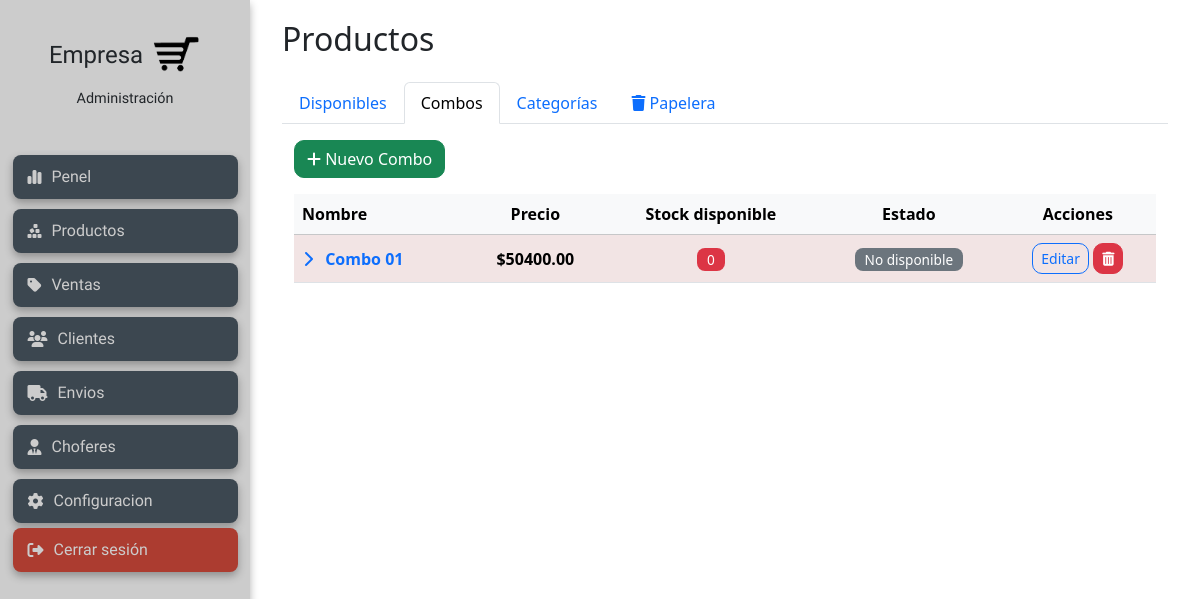
The app's page /products/combos/ (signed in) with its own data.
### products/models.py (models this page shows, shortened)
class Combo(models.Model):
    name = models.CharField(max_length=255)
    description = models.TextField(blank=True, null=True)
    special_price = models.DecimalField(max_digits=10, decimal_places=2, blank=True, null=True)
    available = models.BooleanField(default=True)
    created_at = models.DateTimeField(auto_now_add=True)
    def calculated_price(self):
        total = sum(item.product.price * item.quantity for item in self.items.all())
        return self.special_price if self.special_price else total
    def max_available_stock(self):
        stocks = []
        for item in self.items.all():
            if item.product.stock is None:
                continue
            if item.product.stock == 0:
                return 0
            stocks.append(item.product.stock // item.quantity)
        return min(stocks) if stocks else 0
    @property
    def is_available(self):
        return self.available and self.max_available_stock() > 0

class ComboItem(models.Model):
    combo = models.ForeignKey(Combo, related_name="items", on_delete=models.CASCADE)
    product = models.ForeignKey(Product, on_delete=models.CASCADE)
    quantity = models.PositiveIntegerField(default=1)

class Product(models.Model):
    code = models.CharField(max_length=50, unique=True, verbose_name="Código del Producto", blank=True, null=True)
    name = models.CharField(max_length=200, verbose_name="Nombre")
    description = models.TextField(blank=True, verbose_name="Descripción")
    category = models.ForeignKey(
        Category,
        on_delete=models.SET_NULL,
        null=True, blank=True,
        related_name="products",
        verbose_name="Subcategoría"
    )
    price = models.DecimalField(max_digits=10, decimal_places=2, verbose_name="Precio")
    stock = models.IntegerField(verbose_name="Stock")
    available = models.BooleanField(default=True, verbose_name="Disponible")
    created = models.DateTimeField(auto_now_add=True, verbose_name="Fecha de creación")
    updated = models.DateTimeField(auto_now=True, verbose_name="Última modificación")
    class Meta:
        verbose_name = "Producto"
        verbose_name_plural = "Productos"
        ordering = ['name']

### products/views.py (the view)
# urls.py: path('combos/', views.combo_list, name='combo_list'),
@login_required
def combo_list(request):
    combos = Combo.objects.all()
    context = {
        'combos': combos,
        'active_tab': 'combos',
    }
    return render(request, 'products/combo_list.html', context)

### products/templates/products/combo_list.html (shortened to what this page needs)
{% extends "products/products_layout.html" %}
{% load static %}
{% block product_content %}
<div class="container-fluid">
  <a href="{% url 'products:combo_create' %}" class="btn btn-success mb-3">
    <i class="fa-solid fa-plus"></i> Nuevo Combo
  </a>
  <div class="table-responsive">
    <table class="table table-hover table-striped align-middle">
        <thead class="table-light">
            <tr>
                <th>Nombre</th>
                <th class="text-center">Precio</th>
                <th class="text-center">Stock disponible</th>
                <th class="text-center">Estado</th>
                <th class="text-center">Acciones</th>
            </tr>
        </thead>
        <tbody>
            {% for combo in combos %}
            <tr class="{% if combo.max_available_stock == 0 %} resaltado-rojo {% endif %} bg-light fw-semibold">
                <td>
                    <button class="btn btn-link p-0 text-decoration-none"
                            type="button"
                            data-bs-toggle="collapse"
                            data-bs-target="#items{{ combo.id }}"
                            aria-expanded="false"
                            aria-controls="items{{ combo.id }}">
                    <i class="fa-solid fa-chevron-right me-2 collapse-indicator" style="transition:transform .15s;"></i>
                    <span class="fw-bold">{{ combo.name }}</span>
                    </button>
                </td>
                <td class="text-center">${{ combo.calculated_price }}</td>
                <td class="text-center">
                  {% if combo.max_available_stock > 0 %}
                    <span class="badge bg-success ">{{ combo.max_available_stock }}</span>
                  {% else %}
                    <span class="badge bg-danger">0</span>
                  {% endif %}
                </td>
                <td class="text-center">
                    {% if combo.is_available %}
                        <span class="badge bg-success">Disponible</span>
                    {% else %}
                        <span class="badge bg-secondary">No disponible</span>
                    {% endif %}
                </td>
                <td class="text-center">
                    <a href="{% url 'products:combo_edit' combo.id %}" class="btn btn-sm btn-outline-primary" title="Editar">
                        Editar
                    </a>
                    <button type="button"
                            class="btn btn-sm btn-danger"
                            data-bs-toggle="modal"
                            data-bs-target="#delCombo{{ combo.id }}"
                            title="Eliminar">
                        <i class="fa-solid fa-trash-can"></i>
                    </button>
                </td>
            </tr>
            {% empty %}
                <tr><td colspan="5" class="text-center">No hay combos creados.</td></tr>
            {% endfor %}
        </tbody>
    </table>
  </div>
</div>
{% endblock product_content %}

### static/css/styleManagement.css (style rules this page uses)
body { margin: 0; font-family: 'Segoe UI', sans-serif; }
.btn { border-radius: 10px; }
.resaltado-rojo td { background-color: rgb(255, 240, 240) !important; }
.badge { font-size: 0.85rem; padding: 5px 10px; border-radius: 8px; font-weight: 500; }

### records on screen
Combo: name "Combo 01", calculated_price "50400.00", available "No disponible"
